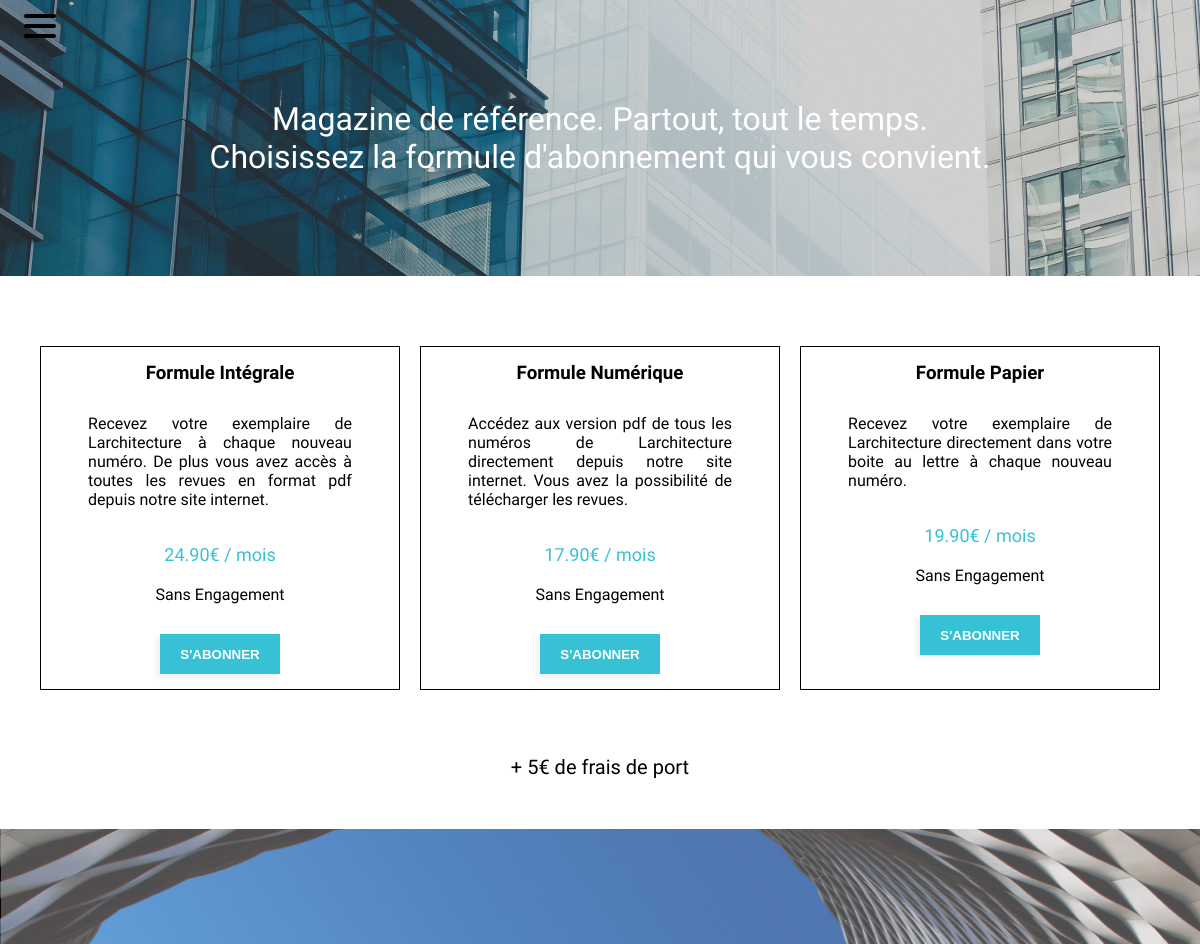
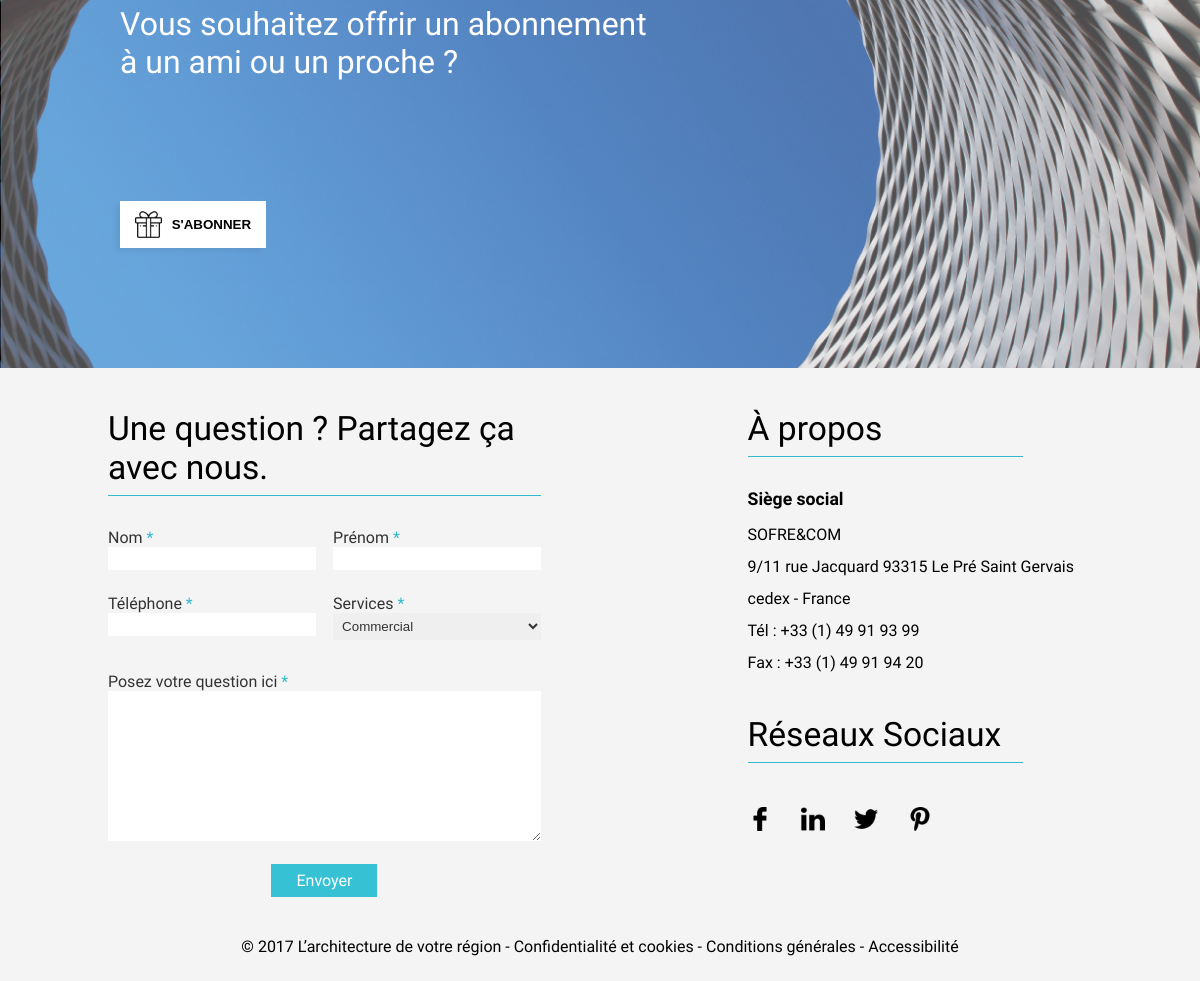
The app's page /index.php?action=order with its own data (2 pictures, top to bottom).
### tables this page shows
CREATE TABLE IF NOT EXISTS `formule` (
  `id` int(11) NOT NULL,
  `name` varchar(255) NOT NULL,
  `description` text NOT NULL,
  `price` float NOT NULL
);

### index.php (called while the page is built, shortened)
<?php
if(isset($_GET["action"]) && !is_null($_GET["action"])) {
    $action = $_GET["action"];
}
else {
    $action = "home";
    $controllerName = "Main";
}
$controller = new $controller();
$action = $action . "Action";
$data = $controller->$action();
require("template/default.php");

### app/controller/Order.php (called while the page is built, shortened)
<?php
class Order
{
	public function orderAction()
    {
        $builderFor = new Qbuilder("formule");
        $formules = $builderFor->select()->get();
        return(["page" => "order.php", "cont" => ["formules" => $formules], "title" => 'Order']);
    }
}

### app/model/Qbuilder.php (called while the page is built, shortened)
<?php
class Qbuilder extends Builder
{
	public function select()
	{
		if (!empty(func_get_args())) {
			$this->req_type = "SELECT";
			if (!empty($this->first_args)) {
				$this->first_args = sprintf('%s, ', $this->first_args);
			}
			$this->first_args = sprintf('%s%s', $this->first_args, $this->setArgs(func_get_args()));
			return $this;
		} else {
			$this->req_type = "SELECT *";
			return $this;
		}
	}
}

### app/core/queries/Builder.php (called while the page is built, shortened)
<?php
class Builder
{
	protected $table;
	protected $req_type;
	protected $first_args = '';
	protected $tags = [];
	protected $fetchAll = true;
	protected $_connexion;
	public function __construct($table, $connexion = false)
	{
		$this->table = $table;
		if (!$connexion) {
			$connexion = Setup::getConnexion();
		}
		$this->_connexion = $connexion;
	}
	protected function getAll()
	{
		$stmt = $this->exec();
		if ($stmt->errorCode() === '00000') {
        	return $stmt->fetchAll(PDO::FETCH_OBJ);
    	}
		die($stmt->errorInfo()[2]);
	}
	public function get()
	{
		if ($this->fetchAll) {
			return $this->getAll();
		}
	}
	protected function exec()
	{
		$this->sql = $this->setSql();
		$pdo = $this->_connexion;
		$stmt = $pdo->prepare($this->sql);
		$stmt->execute($this->tags);
		return $stmt;
	}
	protected function resetQuery()
	{
		$this->first_args = '';
		$this->tags = [];
		$this->fetchAll = true;
		return;
	}
	protected function setSql()
	{
		if ($this->req_type === "UPDATE") {
			$sql = sprintf('%s %s SET', $this->req_type, $this->table);
			$sql = sprintf('%s %s', $sql, $this->first_args);
		} elseif ($this->req_type === "INSERT INTO") {
			$tags = $this->setInsertTags($this->tags);
			$sql = sprintf('%s %s (%s) VALUES (%s)', $this->req_type, $this->table, $this->first_args, $tags);
		} else {
			$sql = sprintf('%s %s FROM %s', $this->req_type, $this->first_args, $this->table);
		}
		return $sql;
	}
}

### pages/order.php (the view)
<div id="magazine-de-reference">
    <div class="magazine-de-reference-width clearfix">
        <div>
            <h1>Magazine de référence. Partout, tout le temps.<br> Choisissez la formule d'abonnement qui vous convient.</h1>
        </div>
    </div>
</div>
<div id="section-formules">
    <div class="section-formules-width clearfix">
        <?php
            foreach($data["cont"]["formules"] as $formule) {
        ?>
        <article>
            <div class="formule">
                <h3>Formule <?php echo($formule->name); ?></h3>
            </div>
            <div class="description">
                <p><?php echo($formule->description); ?></p>
            </div>
            <div class="prix">
                <p><?php echo($formule->price); ?>0€ / mois</p>
            </div>
            <div class="sans-engagement">
                <p>Sans Engagement</p>
            </div>
            <div class="abonnement-formule">
                <a href="index.php?action=subscribe&id=<?php echo($formule->id); ?>"><button>S'abonner</button></a>
            </div>
        </article>
        <?php } ?>
    </div>
</div>
<div id="frais-de-port">
    <div class="frais-de-port-width clearfix">
        <div class="frais-de-port">
            <p>+ 5€ de frais de port</p>
        </div>
    </div>
</div>
<div id="abonnement-pour-ami-proche">
    <div class="abonnement-pour-ami-proche-width">
        <div>
            <h1>Vous souhaitez offrir un abonnement à un ami ou un proche ?</h1>
        </div>
        <div class="abonnement-bouton">
            <a href="index.php?action=subscribe"><button><img src="public/images/img-layout/supermarket-gift.png">S'abonner</button></a>
        </div>
    </div>
</div>

### public/css/style.css (style rules this page uses)
* { padding: 0; margin: 0; }
*, *:before, *:after { box-sizing: border-box; }
.clearfix:before, .clearfix:after { content: " "; display: table; }
.clearfix:after { clear:both; }
body { font-family: 'Hind', sans-serif; font-weight: 400; }
button { cursor: pointer; clear: both; border: none; text-transform: uppercase; color: black; font-weight: 600; text-decoration: none; padding:10px 15px 10px 15px; background-color: white; margin-top: 10vh; -webkit-box-shadow: -4px 3px 5px 0px rgba(0,0,0,0.06); -moz-box-shadow: -4px 3px 5px 0px rgba(0,0,0,0.06); box-shadow: -4px 3px 5px 0px rgba(0,0,0,0.06); }

### public/css/screen.css (style rules this page uses)
div#magazine-de-reference div.magazine-de-reference-width { width: 100%; background-image: url("../images/img-content/Component.jpg"); margin-bottom: 60px; }
div#magazine-de-reference div.magazine-de-reference-width div { width: 80%; margin: auto; }
div#magazine-de-reference div.magazine-de-reference-width div h1 { text-align: center; padding: 100px 0; color: #fff; font-family: 'Hind', sans-serif; font-weight: 400; }
div#section-formules div.section-formules-width { width: 100%; margin-bottom: 55px; display: flex; justify-content: center; }
div#section-formules div.section-formules-width article { width: 30%; padding: 5px; margin: 10px; border: 1px solid #000; }
div#section-formules div.section-formules-width article div.formule h3 { text-align: center; margin-bottom: 10px; font-family: 'Hind', sans-serif; font-weight: 700; }
div#section-formules div.section-formules-width article div { padding: 10px; }
div#section-formules div.section-formules-width article div.description { width: 90%; margin: auto; margin-bottom: 15px; text-align: justify; }
div#section-formules div.section-formules-width article div.description p { width: 90%; margin: auto; font-family: 'Hind', sans-serif; font-weight: 400; }
div#section-formules div.section-formules-width article div.prix { width: 300px; margin: auto; }
div#section-formules div.section-formules-width article div.prix p { text-align: center; color: #36C1D4; font-size: 18px; font-family: 'Hind', sans-serif; font-weight: 400; }
div#section-formules div.section-formules-width article div.sans-engagement { width: 150px; margin: auto; }
div#section-formules div.section-formules-width article div.sans-engagement p { text-align: center; font-family: 'Hind', sans-serif; font-weight: 400; }
div#section-formules div.section-formules-width article div.abonnement-formule { width: 100%; margin: auto; text-align: center; }
div#section-formules div.section-formules-width article div.abonnement-formule button { padding: 12.5px; background: #36C1D4; color: #fff; border: none; width: 120px; margin-top: 10px; }
div#frais-de-port div.frais-de-port-width { width: 100%; margin-bottom: 50px; }
div#frais-de-port div.frais-de-port-width div.frais-de-port { width: 50%; margin: auto; }
div#frais-de-port div.frais-de-port-width div.frais-de-port p { font-size: 20px; text-align: center; font-family: 'Hind', sans-serif; font-weight: 400; }
div#abonnement-pour-ami-proche div.abonnement-pour-ami-proche-width { width: 100%; background-image: url("../images/img-content/backgroundListJournal.jpg"); padding: 100px 0; background-repeat: no-repeat; background-size: cover; }
div#abonnement-pour-ami-proche div.abonnement-pour-ami-proche-width div { width: 100%; padding: 20px 0; }
div#abonnement-pour-ami-proche div.abonnement-pour-ami-proche-width div h1 { margin-left: 10%; width: 45%; color: #fff; font-family: 'Hind', sans-serif; font-weight: 400; }
div#abonnement-pour-ami-proche div.abonnement-pour-ami-proche-width div.abonnement-bouton { width: 100%; position: relative; }
div#abonnement-pour-ami-proche div.abonnement-pour-ami-proche-width div.abonnement-bouton a { text-decoration: none; }
div#abonnement-pour-ami-proche div.abonnement-pour-ami-proche-width div.abonnement-bouton button { margin-left: 10%; display: flex; align-items: center; }
div#abonnement-pour-ami-proche div.abonnement-pour-ami-proche-width div.abonnement-bouton img { width: 2em; margin-right: 10px; }
.clearfix:before, .clearfix:after { content: ' '; display: table; }
.clearfix:after { clear: both; }

### records on screen
formule: name "Intégrale", description "Recevez votre exemplaire de Larchitecture à chaque nouveau numéro. De plus vous avez accès à toutes les revues en format pdf depuis notre site internet.", price "24.9"
formule: name "Numérique", description "Accédez aux version pdf de tous les numéros de Larchitecture directement depuis notre site internet. Vous avez la possibilité de télécharger les revues.", price "17.9"
formule: name "Papier", description "Recevez votre exemplaire de Larchitecture directement dans votre boite au lettre à chaque nouveau numéro.", price "19.9"
